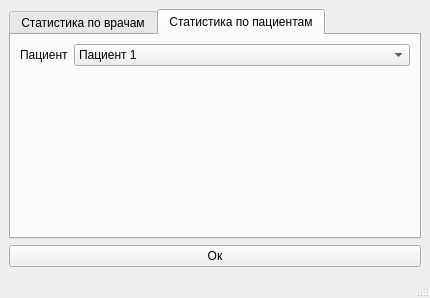
<?xml version="1.0" encoding="UTF-8"?>
<ui version="4.0">
 <class>MainWindow</class>
 <widget class="QMainWindow" name="MainWindow">
  <property name="geometry">
   <rect>
    <x>0</x>
    <y>0</y>
    <width>430</width>
    <height>298</height>
   </rect>
  </property>
  <property name="windowTitle">
   <string>Статистика</string>
  </property>
  <widget class="QWidget" name="centralwidget">
   <layout class="QVBoxLayout" name="verticalLayout">
    <item>
     <widget class="QTabWidget" name="tabWidget">
      <property name="currentIndex">
       <number>1</number>
      </property>
      <widget class="QWidget" name="tab">
       <attribute name="title">
        <string>Статистика по врачам</string>
       </attribute>
       <layout class="QFormLayout" name="formLayout_2">
        <item row="0" column="0">
         <widget class="QLabel" name="label">
          <property name="text">
           <string>Врач</string>
          </property>
         </widget>
        </item>
        <item row="0" column="1">
         <widget class="QComboBox" name="comboBox">
          <item>
           <property name="text">
            <string>Врач 1</string>
           </property>
          </item>
          <item>
           <property name="text">
            <string>Новый элемент</string>
           </property>
          </item>
          <item>
           <property name="text">
            <string>Новый элемент</string>
           </property>
          </item>
          <item>
           <property name="text">
            <string>Новый элемент</string>
           </property>
          </item>
          <item>
           <property name="text">
            <string>Новый элемент</string>
           </property>
          </item>
         </widget>
        </item>
       </layout>
      </widget>
      <widget class="QWidget" name="tab_2">
       <attribute name="title">
        <string>Статистика по пациентам</string>
       </attribute>
       <layout class="QFormLayout" name="formLayout">
        <item row="0" column="0">
         <widget class="QLabel" name="label_2">
          <property name="text">
           <string>Пациент</string>
          </property>
         </widget>
        </item>
        <item row="0" column="1">
         <widget class="QComboBox" name="comboBox_2">
          <item>
           <property name="text">
            <string>Пациент 1</string>
           </property>
          </item>
          <item>
           <property name="text">
            <string>Новый элемент</string>
           </property>
          </item>
          <item>
           <property name="text">
            <string>Новый элемент</string>
           </property>
          </item>
          <item>
           <property name="text">
            <string>Новый элемент</string>
           </property>
          </item>
          <item>
           <property name="text">
            <string>Новый элемент</string>
           </property>
          </item>
         </widget>
        </item>
       </layout>
      </widget>
     </widget>
    </item>
    <item>
     <widget class="QPushButton" name="pushButton">
      <property name="text">
       <string>Ок</string>
      </property>
     </widget>
    </item>
   </layout>
  </widget>
  <widget class="QMenuBar" name="menubar">
   <property name="geometry">
    <rect>
     <x>0</x>
     <y>0</y>
     <width>430</width>
     <height>24</height>
    </rect>
   </property>
  </widget>
  <widget class="QStatusBar" name="statusbar"/>
 </widget>
 <resources/>
 <connections/>
</ui>
